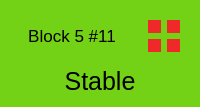
               <widget class="QWidget" name="cell_n11" native="true">
                <property name="styleSheet">
                 <string notr="true">background-color: rgb(115, 210, 22);
border-color: rgb(255, 255, 255);</string>
                </property>
                <layout class="QGridLayout" name="gridLayout_63">
                 <item row="0" column="0">
                  <widget class="QLabel" name="n11">
                   <property name="font">
                    <font>
                     <pointsize>13</pointsize>
                    </font>
                   </property>
                   <property name="text">
                    <string>Block 5 #11</string>
                   </property>
                   <property name="alignment">
                    <set>Qt::AlignCenter</set>
                   </property>
                  </widget>
                 </item>
                 <item row="0" column="1">
                  <widget class="QWidget" name="w11" native="true">
                   <property name="sizePolicy">
                    <sizepolicy hsizetype="Fixed" vsizetype="Fixed">
                     <horstretch>0</horstretch>
                     <verstretch>0</verstretch>
                    </sizepolicy>
                   </property>
                   <property name="minimumSize">
                    <size>
                     <width>50</width>
                     <height>50</height>
                    </size>
                   </property>
                   <property name="maximumSize">
                    <size>
                     <width>50</width>
                     <height>50</height>
                    </size>
                   </property>
                   <layout class="QGridLayout" name="gridLayout_64">
                    <item row="0" column="0">
                     <widget class="QWidget" name="n11_mainsys" native="true">
                      <property name="styleSheet">
                       <string notr="true">background-color: rgb(239, 41, 41);</string>
                      </property>
                     </widget>
                    </item>
                    <item row="0" column="1">
                     <widget class="QWidget" name="n11_mainradar" native="true">
                      <property name="styleSheet">
                       <string notr="true">background-color: rgb(239, 41, 41);</string>
                      </property>
                     </widget>
                    </item>
                    <item row="1" column="0">
                     <widget class="QWidget" name="n11_subsys" native="true">
                      <property name="styleSheet">
                       <string notr="true">background-color: rgb(239, 41, 41);</string>
                      </property>
                     </widget>
                    </item>
                    <item row="1" column="1">
                     <widget class="QWidget" name="n11_subradar" native="true">
                      <property name="styleSheet">
                       <string notr="true">background-color: rgb(239, 41, 41);</string>
                      </property>
                     </widget>
                    </item>
                   </layout>
                  </widget>
                 </item>
                 <item row="1" column="0" colspan="2">
                  <widget class="QLabel" name="n11_display">
                   <property name="font">
                    <font>
                     <pointsize>19</pointsize>
                    </font>
                   </property>
                   <property name="styleSheet">
                    <string notr="true">border-color: rgb(255, 255, 255);</string>
                   </property>
                   <property name="text">
                    <string>Stable</string>
                   </property>
                   <property name="alignment">
                    <set>Qt::AlignCenter</set>
                   </property>
                  </widget>
                 </item>
                </layout>
               </widget>
